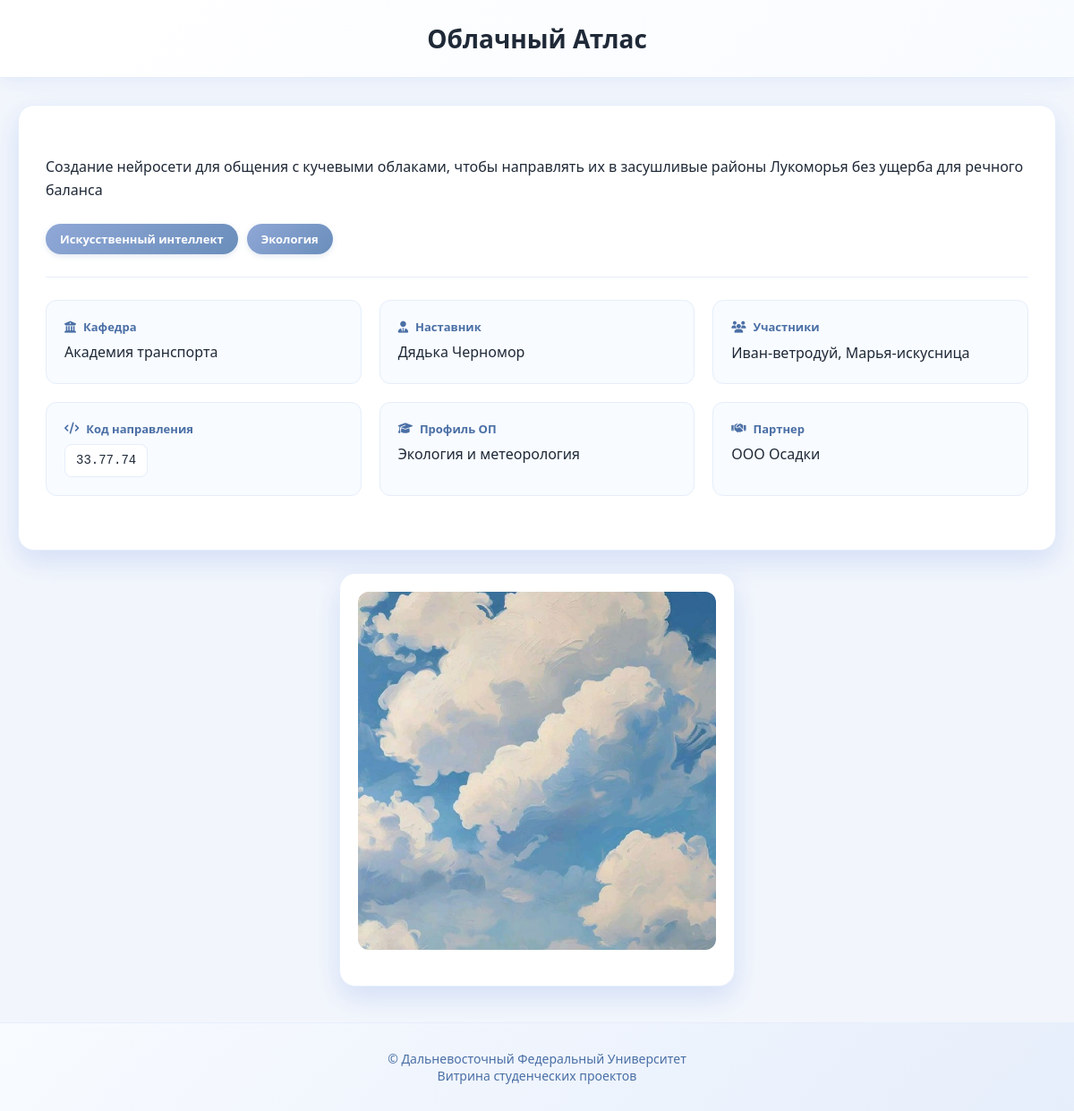
Page /project/26 on the committed database.
### tables this page shows
CREATE TABLE "projects" (
                id INTEGER PRIMARY KEY AUTOINCREMENT,
                title TEXT NOT NULL,
                short_description TEXT, 
                description TEXT,
                logo_storage_name TEXT,
                status TEXT DEFAULT 'pending',
                created_at DATETIME DEFAULT CURRENT_TIMESTAMP
            );

CREATE TABLE tags (
    id INTEGER PRIMARY KEY AUTOINCREMENT,
    name TEXT NOT NULL UNIQUE,
    category TEXT NOT NULL
);

CREATE TABLE project_departments (
    id INTEGER PRIMARY KEY AUTOINCREMENT,
    project_id INTEGER NOT NULL,
    department_name TEXT NOT NULL,
    FOREIGN KEY(project_id) REFERENCES projects(id) ON DELETE CASCADE
);

CREATE TABLE project_mentors (
    id INTEGER PRIMARY KEY AUTOINCREMENT,
    project_id INTEGER NOT NULL,
    mentor_name TEXT NOT NULL,
    FOREIGN KEY(project_id) REFERENCES projects(id) ON DELETE CASCADE
);

CREATE TABLE project_participants (
                id INTEGER PRIMARY KEY AUTOINCREMENT,
                project_id INTEGER NOT NULL,
                participant_name TEXT NOT NULL,
                FOREIGN KEY(project_id) REFERENCES projects(id) ON DELETE CASCADE
            );

CREATE TABLE project_majors (
    id INTEGER PRIMARY KEY AUTOINCREMENT,
    project_id INTEGER NOT NULL,
    major_code TEXT NOT NULL,           -- НОВОЕ ПОЛЕ: Код направления (38.03.05)
    major_profile TEXT NOT NULL,        -- НОВОЕ ПОЛЕ: Полное наименование и профиль
    FOREIGN KEY(project_id) REFERENCES projects(id) ON DELETE CASCADE
);

CREATE TABLE project_partners (
    id INTEGER PRIMARY KEY AUTOINCREMENT,
    project_id INTEGER NOT NULL,
    partner_name TEXT NOT NULL,
    FOREIGN KEY(project_id) REFERENCES projects(id) ON DELETE CASCADE
);

### app.py (the view)
@app.route('/project/<int:project_id>', methods=['GET'])
def project_view(project_id):
    conn = get_db_connection()
    cur = conn.cursor()
    is_admin = is_admin_logged_in()
    if is_admin:
        cur.execute("""
            SELECT p.*
            FROM projects p
            WHERE p.id = ?
        """, (project_id,))
    else:
        cur.execute("""
            SELECT p.*
            FROM projects p
            WHERE p.id = ? AND p.status = 'posted'
        """, (project_id,))
    proj = cur.fetchone()
    if not proj:
        abort(404)
    proj_dict = dict(proj)
    cur.execute("""
        SELECT t.name
        FROM tags t
        JOIN project_tags ptg ON t.id = ptg.tag_id
        WHERE ptg.project_id = ?
    """, (project_id,))
    proj_dict['tags'] = [{'name': row['name']} for row in cur.fetchall()]
    cur.execute("SELECT department_name FROM project_departments WHERE project_id = ?", (project_id,))
    departments = cur.fetchall()
    proj_dict['department_name'] = ', '.join([d['department_name'] for d in departments]) if departments else 'Не указано'
    cur.execute("SELECT mentor_name FROM project_mentors WHERE project_id = ?", (project_id,))
    mentors = cur.fetchall()
    proj_dict['mentor_name'] = ', '.join([m['mentor_name'] for m in mentors]) if mentors else 'Не указано'
    cur.execute("""
        SELECT participant_name
        FROM project_participants
        WHERE project_id = ?
        ORDER BY id
    """, (project_id,))
    participants = [{'participant_name': row['participant_name']} for row in cur.fetchall()]
    cur.execute("SELECT major_code, major_profile FROM project_majors WHERE project_id = ?", (project_id,))
    majors = cur.fetchall()
    if majors:
        proj_dict['major_code'] = ', '.join([m['major_code'] for m in majors])
        proj_dict['major_profile'] = ', '.join([m['major_profile'] for m in majors])
    else:
        proj_dict['major_code'] = 'Не указано'
        proj_dict['major_profile'] = 'Не указано'
    cur.execute("SELECT partner_name FROM project_partners WHERE project_id = ?", (project_id,))
    partners = cur.fetchall()
    proj_dict['partner_name'] = ', '.join([p['partner_name'] for p in partners]) if partners else 'Не указано'
    cur.execute("""
        SELECT filename, storage_name, mime_type
        FROM project_files
        WHERE project_id = ?
        ORDER BY id
    """, (project_id,))
    files = cur.fetchall()
    conn.close()
    return render_template('project.html',
                           project=proj_dict,
                           participants=participants,
                           files=files,
                           is_admin=is_admin)

### app.py (called while the page is built)
def get_db_connection():
    conn = sqlite3.connect(DB_PATH, timeout=30, check_same_thread=False)
    conn.row_factory = sqlite3.Row
    conn.create_function("LOWER", 1, lambda s: s.lower() if s else s)
    conn.execute('PRAGMA foreign_keys = ON;')
    return conn

def is_admin_logged_in():
    return session.get('admin_logged_in', False)

### templates/project.html (shortened to what this page needs)
<!doctype html>
<html lang="ru">
<head>
  <link rel="stylesheet" href="{{ url_for('static', filename='css/style.css') }}">
  <link rel="stylesheet" href="{{ url_for('static', filename='css/project-detail.css') }}">
  <link rel="stylesheet" href="https://cdnjs.cloudflare.com/ajax/libs/font-awesome/6.4.0/css/all.min.css">
</head>
<body>
  <header class="project-header">
      <div class="header-container">
          <h1 class="project-main-title">{{ project['title'] }}</h1>
      </div>
  </header>
  <main class="project-container">
    <div class="project-layout">
      <div class="project-main-content">
        <div class="project-description">
          {{ project['description'] }}
        </div>
        {% if project['tags'] %}
          <div class="project-tags">
            {% for tag in project['tags'] %}
              <span class="project-tag">{{ tag['name'] }}</span>
            {% endfor %}
          </div>
        {% endif %}
        <div class="project-details-grid">
          <div class="detail-card">
            <div class="detail-title">
              <i class="fas fa-university"></i> Кафедра
            </div>
            <div class="detail-content">{{ project['department_name'] }}</div>
          </div>
          <div class="detail-card">
            <div class="detail-title">
              <i class="fas fa-user-tie"></i> Наставник
            </div>
            <div class="detail-content">{{ project['mentor_name'] }}</div>
          </div>
          {% if participants %}
          <div class="detail-card">
            <div class="detail-title">
              <i class="fas fa-users"></i> Участники
            </div>
            <div class="detail-content participants-content">
              {% for participant in participants %}
                {{ participant['participant_name'] }}{% if not loop.last %}, {% endif %}
              {% endfor %}
            </div>
          </div>
          {% endif %}
          <div class="detail-card">
            <div class="detail-title">
              <i class="fas fa-code"></i> Код направления
            </div>
            <div class="detail-content code">{{ project['major_code'] }}</div>
          </div>
          <div class="detail-card">
            <div class="detail-title">
              <i class="fas fa-graduation-cap"></i> Профиль ОП
            </div>
            <div class="detail-content">{{ project['major_profile'] }}</div>
          </div>
          <div class="detail-card">
            <div class="detail-title">
              <i class="fas fa-handshake"></i> Партнер
            </div>
            <div class="detail-content">{{ project['partner_name'] }}</div>
          </div>
        </div>
      </div>
      <div class="project-sidebar">
        <div class="project-image-container">
          {% if project['logo_storage_name'] %}
            <img class="project-image"
                 src="{{ url_for('uploaded_file', filename=project['logo_storage_name']) }}"
                 alt="{{ project['title'] }}"
                 loading="lazy">
          {% else %}
            <div class="no-image">
              <i class="fas fa-project-diagram"></i>
            </div>
          {% endif %}
        </div>
      </div>
    </div>
  </main>
  <footer class="project-footer">
    <div class="footer-container">
      <p class="footer-text">
        © Дальневосточный Федеральный Университет<br>
        Витрина студенческих проектов
      </p>
    </div>
  </footer>
</body>
</html>

### static/css/style.css (style rules this page uses)
* { box-sizing: border-box; }
body { margin: 0; font-family: 'Segoe UI', Tahoma, Geneva, Verdana, sans-serif; background: #f2f6fc; color: #1f2937; }

### static/css/project-detail.css (style rules this page uses)
.project-header { background: linear-gradient(135deg, #ffffff 0%, #f8fbff 100%); padding: 25px 0; border-bottom: 1px solid #e6eefb; box-shadow: 0 4px 20px rgba(42, 91, 215, 0.08); margin-bottom: 30px; }
.header-container { max-width: 1400px; margin: 0 auto; padding: 0 20px; }
.project-main-title { margin: 0; font-size: 28px; color: #1f2937; text-align: center; font-weight: 700; line-height: 1.3; padding: 0 20px; }
.project-container { max-width: 1400px; margin: 0 auto; padding: 0 20px; }
.project-layout { display: grid; grid-template-columns: 2fr 1fr; gap: 30px; margin-bottom: 40px; }
.project-main-content { background: white; padding: 30px; border-radius: 18px; box-shadow: 0 12px 30px rgba(42, 91, 215, 0.15); border: 1px solid #e6eefb; animation: fadeIn 0.6s ease-out; }
.project-description { line-height: 1.6; font-size: 16px; color: #1f2937; margin-bottom: 25px; white-space: pre-line; }
.project-tags { display: flex; flex-wrap: wrap; gap: 10px; margin-bottom: 25px; padding-bottom: 25px; border-bottom: 1px solid #e6eefb; }
.project-tag { background: linear-gradient(135deg, #8FA7D6 0%, #6A8EBB 100%); color: white; font-size: 13px; font-weight: 600; padding: 8px 16px; border-radius: 20px; white-space: nowrap; box-shadow: 0 2px 6px rgba(106, 142, 187, 0.2); transition: all 0.3s ease; }
.project-details-grid { display: grid; grid-template-columns: repeat(auto-fit, minmax(280px, 1fr)); gap: 20px; margin-bottom: 30px; }
.detail-card { background: #f8fbff; border-radius: 12px; padding: 20px; border: 1px solid #e6eefb; transition: all 0.3s ease; }
.detail-title { font-size: 13px; color: #4A6FA5; font-weight: 600; margin-bottom: 8px; display: flex; align-items: center; gap: 8px; }
.detail-content { font-size: 16px; color: #1f2937; line-height: 1.4; font-weight: 500; }
.detail-content.code { font-family: monospace; background: white; padding: 8px 12px; border-radius: 8px; display: inline-block; font-size: 14px; border: 1px solid #e6eefb; }
.participants-content { font-size: 16px; color: #1f2937; line-height: 1.6; }
.project-sidebar { display: flex; flex-direction: column; gap: 25px; }
.project-image-container { background: white; padding: 20px; border-radius: 18px; box-shadow: 0 12px 30px rgba(42, 91, 215, 0.15); border: 1px solid #e6eefb; text-align: center; animation: fadeIn 0.6s ease-out 0.2s both; }
.project-image { width: 100%; max-height: 300px; object-fit: cover; border-radius: 12px; margin-bottom: 15px; }
.project-footer { background: linear-gradient(135deg, #f8fbff 0%, #e6eefb 100%); padding: 30px 0; margin-top: 40px; border-top: 1px solid #e6eefb; text-align: center; }
.footer-container { max-width: 1400px; margin: 0 auto; padding: 0 20px; }
.footer-text { color: #4A6FA5; margin: 0; font-size: 14px; }
@media (max-width: 1200px) { .project-layout { grid-template-columns: 1fr; gap: 25px; } }
@media (max-width: 1200px) { .project-sidebar { max-width: 600px; margin: 0 auto; } }
@media (max-width: 1200px) { .project-image { max-height: 400px; } }

### rows in the picture
projects: title "Облачный Атлас", description "Создание нейросети для общения с кучевыми облаками, чтобы направлять их в засушливые районы Лукоморья без ущерба для речного баланса", logo_storage_name (picture)
tags: name "Искусственный интеллект"
tags: name "Экология"
project_departments: department_name "Академия транспорта"
project_mentors: mentor_name "Дядька Черномор"
project_participants: participant_name "Иван-ветродуй"
project_participants: participant_name "Марья-искусница"
project_majors: major_code "33.77.74", major_profile "Экология и метеорология"
project_partners: partner_name "ООО Осадки"
